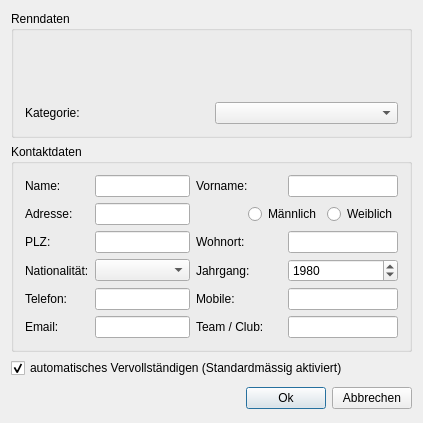
<?xml version="1.0" encoding="UTF-8"?>
<ui version="4.0">
 <class>RFIDInputDialogClass</class>
 <widget class="QDialog" name="RFIDInputDialogClass">
  <property name="geometry">
   <rect>
    <x>0</x>
    <y>0</y>
    <width>423</width>
    <height>389</height>
   </rect>
  </property>
  <property name="windowTitle">
   <string>RFIDInputDialog</string>
  </property>
  <layout class="QGridLayout" name="gridLayout_2">
   <item row="0" column="0">
    <widget class="QGroupBox" name="groupRenndaten">
     <property name="title">
      <string>Renndaten</string>
     </property>
     <layout class="QGridLayout">
      <item row="0" column="0">
       <widget class="QLabel" name="StarttimeLabel">
        <property name="whatsThis">
         <string>Startzeit</string>
        </property>
        <property name="text">
         <string>&lt;Starttime&gt;</string>
        </property>
       </widget>
      </item>
      <item row="0" column="1">
       <widget class="QLabel" name="EndtimeLabel">
        <property name="whatsThis">
         <string>Endzeit</string>
        </property>
        <property name="text">
         <string>&lt;Endtime&gt;</string>
        </property>
       </widget>
      </item>
      <item row="1" column="0">
       <widget class="QLabel" name="FahrzeitLabel">
        <property name="whatsThis">
         <string>Fahrzeit</string>
        </property>
        <property name="text">
         <string>&lt;Racetime&gt;</string>
        </property>
       </widget>
      </item>
      <item row="1" column="1">
       <widget class="QLabel" name="rfidsnrLabel">
        <property name="whatsThis">
         <string>Seriennummer der RFID-Karte</string>
        </property>
        <property name="text">
         <string>&lt;RFID_SNR&gt;</string>
        </property>
       </widget>
      </item>
      <item row="2" column="0">
       <widget class="QLabel" name="StreckennameLabel">
        <property name="text">
         <string>&lt;StreckenName&gt;</string>
        </property>
       </widget>
      </item>
      <item row="2" column="1">
       <widget class="QLabel" name="StreckenTypLabel">
        <property name="text">
         <string>&lt;SteckenTyp&gt;</string>
        </property>
       </widget>
      </item>
      <item row="3" column="0">
       <widget class="QLabel" name="label_14">
        <property name="text">
         <string>Kategorie:</string>
        </property>
       </widget>
      </item>
      <item row="3" column="1">
       <widget class="QComboBox" name="KategoriecomboBox"/>
      </item>
     </layout>
    </widget>
   </item>
   <item row="1" column="0">
    <widget class="QGroupBox" name="groupBox">
     <property name="title">
      <string>Kontaktdaten</string>
     </property>
     <layout class="QGridLayout">
      <item row="0" column="0">
       <widget class="QLabel" name="label">
        <property name="text">
         <string>Name:</string>
        </property>
       </widget>
      </item>
      <item row="0" column="1">
       <widget class="QLineEdit" name="nameLineEdit">
        <property name="whatsThis">
         <string>Name des Teilnehmers</string>
        </property>
       </widget>
      </item>
      <item row="0" column="2" colspan="2">
       <widget class="QLabel" name="label_2">
        <property name="text">
         <string>Vorname:</string>
        </property>
       </widget>
      </item>
      <item row="0" column="4" colspan="2">
       <widget class="QLineEdit" name="vornameLineEdit">
        <property name="whatsThis">
         <string>Vorname des Teilnehmers</string>
        </property>
       </widget>
      </item>
      <item row="1" column="0">
       <widget class="QLabel" name="label_3">
        <property name="text">
         <string>Adresse:</string>
        </property>
       </widget>
      </item>
      <item row="1" column="1">
       <widget class="QLineEdit" name="adresseLineEdit">
        <property name="whatsThis">
         <string>Adresse des Teilnehmers</string>
        </property>
       </widget>
      </item>
      <item row="1" column="2">
       <spacer>
        <property name="orientation">
         <enum>Qt::Horizontal</enum>
        </property>
        <property name="sizeHint" stdset="0">
         <size>
          <width>40</width>
          <height>20</height>
         </size>
        </property>
       </spacer>
      </item>
      <item row="1" column="3" colspan="2">
       <widget class="QRadioButton" name="maenlichRadioButton">
        <property name="text">
         <string>Männlich</string>
        </property>
       </widget>
      </item>
      <item row="1" column="5">
       <widget class="QRadioButton" name="weiblichRadioButton">
        <property name="text">
         <string>Weiblich</string>
        </property>
       </widget>
      </item>
      <item row="2" column="0">
       <widget class="QLabel" name="label_4">
        <property name="text">
         <string>PLZ:</string>
        </property>
       </widget>
      </item>
      <item row="2" column="1">
       <widget class="QLineEdit" name="plzLineEdit">
        <property name="whatsThis">
         <string>Postleitzahl des Teilnehmers</string>
        </property>
       </widget>
      </item>
      <item row="2" column="2" colspan="2">
       <widget class="QLabel" name="label_5">
        <property name="text">
         <string>Wohnort:</string>
        </property>
       </widget>
      </item>
      <item row="2" column="4" colspan="2">
       <widget class="QLineEdit" name="ortLineEdit">
        <property name="whatsThis">
         <string>Wohnort des Teilnehmers</string>
        </property>
       </widget>
      </item>
      <item row="3" column="0">
       <widget class="QLabel" name="label_6">
        <property name="text">
         <string>Nationalität:</string>
        </property>
       </widget>
      </item>
      <item row="3" column="1">
       <widget class="QComboBox" name="nationalitaetComboBox">
        <property name="whatsThis">
         <string>Liste der Nationalitäten</string>
        </property>
        <property name="autoFillBackground">
         <bool>false</bool>
        </property>
        <property name="sizeAdjustPolicy">
         <enum>QComboBox::AdjustToContentsOnFirstShow</enum>
        </property>
       </widget>
      </item>
      <item row="3" column="2" colspan="2">
       <widget class="QLabel" name="label_11">
        <property name="text">
         <string>Jahrgang:</string>
        </property>
       </widget>
      </item>
      <item row="4" column="0">
       <widget class="QLabel" name="label_8">
        <property name="text">
         <string>Telefon:</string>
        </property>
       </widget>
      </item>
      <item row="4" column="1">
       <widget class="QLineEdit" name="telephonLineEdit">
        <property name="whatsThis">
         <string>Telefon des Teilnehmers</string>
        </property>
       </widget>
      </item>
      <item row="4" column="2" colspan="2">
       <widget class="QLabel" name="label_9">
        <property name="text">
         <string>Mobile:</string>
        </property>
       </widget>
      </item>
      <item row="4" column="4" colspan="2">
       <widget class="QLineEdit" name="mobileLineEdit">
        <property name="whatsThis">
         <string>Mobile des Teilnehmers</string>
        </property>
       </widget>
      </item>
      <item row="5" column="0">
       <widget class="QLabel" name="label_10">
        <property name="text">
         <string>Email:</string>
        </property>
       </widget>
      </item>
      <item row="5" column="1">
       <widget class="QLineEdit" name="emailLineEdit">
        <property name="whatsThis">
         <string>Email des Teilnehmers</string>
        </property>
       </widget>
      </item>
      <item row="5" column="2" colspan="2">
       <widget class="QLabel" name="label_7">
        <property name="text">
         <string>Team / Club:</string>
        </property>
       </widget>
      </item>
      <item row="5" column="4" colspan="2">
       <widget class="QLineEdit" name="clubLineEdit">
        <property name="whatsThis">
         <string>Team / Club des Teilnehmers</string>
        </property>
       </widget>
      </item>
      <item row="3" column="4" colspan="2">
       <widget class="QSpinBox" name="jahrgangSpinBox">
        <property name="minimum">
         <number>1900</number>
        </property>
        <property name="maximum">
         <number>2050</number>
        </property>
        <property name="value">
         <number>1980</number>
        </property>
       </widget>
      </item>
     </layout>
    </widget>
   </item>
   <item row="2" column="0">
    <layout class="QGridLayout" name="gridLayout2">
     <item row="0" column="0">
      <widget class="QCheckBox" name="autoCheckBox">
       <property name="text">
        <string>automatisches Vervollständigen (Standardmässig aktiviert)</string>
       </property>
       <property name="checked">
        <bool>true</bool>
       </property>
       <property name="tristate">
        <bool>false</bool>
       </property>
      </widget>
     </item>
     <item row="1" column="0">
      <layout class="QHBoxLayout" name="horizontalLayout">
       <item>
        <spacer>
         <property name="orientation">
          <enum>Qt::Horizontal</enum>
         </property>
         <property name="sizeHint" stdset="0">
          <size>
           <width>234</width>
           <height>28</height>
          </size>
         </property>
        </spacer>
       </item>
       <item>
        <widget class="QPushButton" name="okButton">
         <property name="whatsThis">
          <string>Mit Ok werden die Information zur Datenbank hinzugefügt</string>
         </property>
         <property name="text">
          <string>Ok</string>
         </property>
        </widget>
       </item>
       <item>
        <widget class="QPushButton" name="canButton">
         <property name="whatsThis">
          <string>Verlässt diesen Dialog ohne Änderungen</string>
         </property>
         <property name="text">
          <string>Abbrechen</string>
         </property>
        </widget>
       </item>
      </layout>
     </item>
    </layout>
   </item>
  </layout>
 </widget>
 <layoutdefault spacing="6" margin="11"/>
 <resources/>
 <connections/>
</ui>
